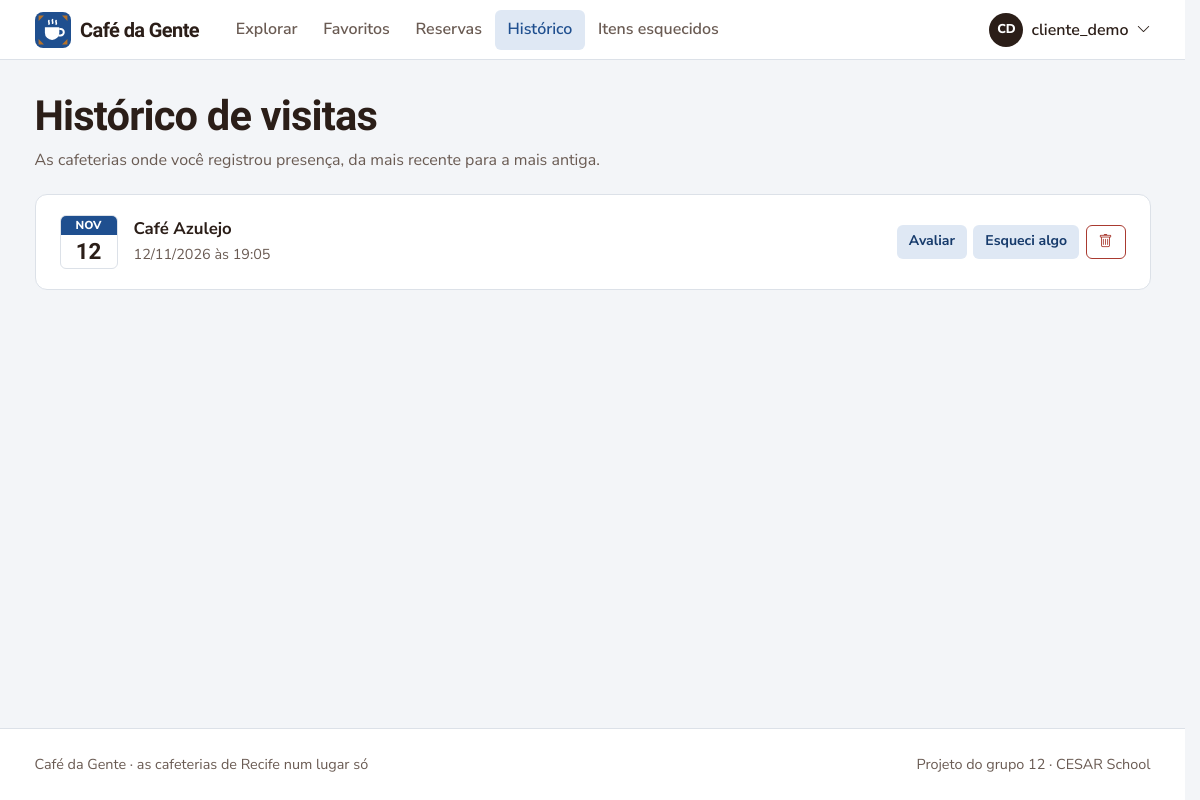
The app's page /historico/ (signed in) with its own data.
### coffee12app/models.py (models this page shows, shortened)
class CustomUser(AbstractUser):
    phone_number = models.CharField(max_length=15, blank=True)
    COFFEEADMIN = 'CM'
    CLIENT = 'CL'
    ZONANORTE = 'ZN'
    ZONASUL = 'ZS'
    ZONAOESTE = 'ZO'
    CENTRO = 'CE'
    NAOIDENTIFICAR = 'NI'
    ROLES = [
        (COFFEEADMIN, 'Administrador de Café'),
        (CLIENT, 'Cliente')
    ]
    LOCALIDADES = [
        (ZONANORTE, 'Zona Norte'),
        (ZONASUL, 'Zona Sul'),
        (ZONAOESTE, 'Zona Oeste'),
        (CENTRO, 'Centro'),
        (NAOIDENTIFICAR, 'Não Identificar')
    ]
    role = models.CharField(
        max_length=2,
        choices=ROLES,
        default=CLIENT,
    )
    localidade = models.CharField(
        max_length=2,
        choices=LOCALIDADES,
        default=NAOIDENTIFICAR,
    )
    cafeteria = models.ForeignKey('Estabelecimento', on_delete=models.PROTECT, null=True, blank=True)
    possui_estabelecimento = models.BooleanField(default=False)
    cafeteria_favorita = models.ManyToManyField('Estabelecimento', blank=True, related_name='cafeterias_favoritas')

class Historico(models.Model):
    user = models.ForeignKey(CustomUser, on_delete=models.CASCADE)
    cafeteria = models.ForeignKey(Estabelecimento, on_delete=models.CASCADE)
    visit_date = models.DateTimeField(default=timezone.now)

class Estabelecimento(models.Model):
    nome = models.CharField(max_length=100)
    endereco = models.CharField(max_length=200)
    telefone = models.CharField(max_length=15)
    proprietario = models.ForeignKey(CustomUser, on_delete=models.CASCADE)
    descricao_horario = models.CharField(max_length=200, default='')

### coffee12app/views.py (the view)
# urls.py: path('historico/', views.historico, name='historico'),
@apenas_clientes
def historico(request):
    visitas = Historico.objects.filter(user=request.user).select_related('cafeteria').order_by('-visit_date')
    return render(request, 'historico.html', {'historico': visitas})

### coffee12app/context_processors.py (called while the page is built, shortened)
def navegacao(request):
    user = getattr(request, 'user', None)
    match = getattr(request, 'resolver_match', None)
    contexto = {'rota_atual': match.url_name if match else ''}
    if not user or not user.is_authenticated:
        return contexto
    eh_dono = user.role == CustomUser.COFFEEADMIN
    contexto['eh_dono_cafe'] = eh_dono
    return contexto

### coffee12app/templatetags/cafe_tags.py (called while the page is built)
@register.filter
def iniciais(nome):
    partes = [p for p in str(nome).replace('_', ' ').replace('.', ' ').split() if p]
    if not partes:
        return '?'
    if len(partes) == 1:
        return partes[0][:2].upper()
    return (partes[0][0] + partes[-1][0]).upper()

### coffee12app/views.py (called while the page is built)
def apenas_clientes(view):
    @wraps(view)
    @login_required
    def wrapper(request, *args, **kwargs):
        if request.user.role != CustomUser.CLIENT:
            messages.info(request, 'Essa área é para clientes. Use o painel da sua cafeteria.')
            return redirect('homepagecafe')
        return view(request, *args, **kwargs)
    return wrapper

### templates/historico.html (shortened to what this page needs)
{% extends 'base.html' %}
{% block conteudo %}
<div class="container">
  <div class="cabecalho">
    <h1>Histórico de visitas</h1>
    <p>As cafeterias onde você registrou presença, da mais recente para a mais antiga.</p>
  </div>
  {% if historico %}
    <div class="painel py-1">
      <ul class="lista">
        {% for item in historico %}
          <li class="lista-item">
            <div class="data-bloco" aria-hidden="true">
              <div class="mes">{{ item.visit_date|date:"M"|upper }}</div>
              <div class="dia">{{ item.visit_date|date:"d" }}</div>
            </div>
            <div class="info">
              <strong><a href="{% url 'perfilCafeteria' item.cafeteria.id %}">{{ item.cafeteria.nome }}</a></strong>
              <span class="meta">{{ item.visit_date|date:"d/m/Y" }} às {{ item.visit_date|date:"H:i" }}</span>
            </div>
            <div class="acoes">
              <a class="btn btn-claro btn-sm" href="{% url 'feedback' item.cafeteria.id %}">Avaliar</a>
              <a class="btn btn-claro btn-sm" href="{% url 'solicitaritem' item.cafeteria.id %}">Esqueci algo</a>
              <form method="post" action="{% url 'remove_visit' item.id %}">{% csrf_token %}
                <button class="btn btn-perigo btn-sm" type="submit" aria-label="Remover visita: {{ item.cafeteria.nome }}"><i class="bi bi-trash" aria-hidden="true"></i></button>
              </form>
            </div>
          </li>
        {% endfor %}
      </ul>
    </div>
  {% endif %}
</div>
{% endblock %}

### templates/base.html (shortened to what this page needs)
{% load static cafe_tags %}<!doctype html>
<html lang="pt-BR">
<head>
  <link href="https://cdn.jsdelivr.net/npm/bootstrap@5.3.3/dist/css/bootstrap.min.css" rel="stylesheet">
  <link href="https://cdn.jsdelivr.net/npm/bootstrap-icons@1.11.3/font/bootstrap-icons.min.css" rel="stylesheet">
  <link href="{% static 'css/app.css' %}" rel="stylesheet">
</head>
<body>
  <header class="barra">
    <nav class="navbar navbar-expand-lg">
      <div class="container">
        {% if user.is_authenticated %}
          <a class="marca" href="{% if eh_dono_cafe %}{% url 'homepagecafe' %}{% else %}{% url 'homepage' %}{% endif %}">
        {% else %}
          <a class="marca" href="{% url 'inicio' %}">
        {% endif %}
            Café da Gente
          </a>
        {% if user.is_authenticated %}
          <div class="collapse navbar-collapse" id="menu">
            <ul class="navbar-nav ms-lg-4 me-auto">
              {% if eh_dono_cafe %}
                <li class="nav-item"><a class="nav-link {% if rota_atual == 'homepagecafe' %}ativo{% endif %}" href="{% url 'homepagecafe' %}">Painel</a></li>
                {% if minha_cafeteria %}
                  <li class="nav-item"><a class="nav-link {% if rota_atual == 'excluirPrato' or rota_atual == 'cadastrarPrato' or rota_atual == 'editarPrato' %}ativo{% endif %}" href="{% url 'excluirPrato' %}">Cardápio</a></li>
                  <li class="nav-item"><a class="nav-link {% if rota_atual == 'reserva_listar' %}ativo{% endif %}" href="{% url 'reserva_listar' %}">Reservas{% if nav_reservas_pendentes %}<span class="contador" title="pendentes">{{ nav_reservas_pendentes }}</span>{% endif %}</a></li>
                  <li class="nav-item"><a class="nav-link {% if rota_atual == 'solicitacoes' %}ativo{% endif %}" href="{% url 'solicitacoes' %}">Itens esquecidos{% if nav_itens_pendentes %}<span class="contador" title="pendentes">{{ nav_itens_pendentes }}</span>{% endif %}</a></li>
                  <li class="nav-item"><a class="nav-link {% if rota_atual == 'verFeedbacks' %}ativo{% endif %}" href="{% url 'verFeedbacks' minha_cafeteria.id %}">Avaliações</a></li>
                {% endif %}
              {% else %}
                <li class="nav-item"><a class="nav-link {% if rota_atual == 'homepage' %}ativo{% endif %}" href="{% url 'homepage' %}">Explorar</a></li>
                <li class="nav-item"><a class="nav-link {% if rota_atual == 'favoritos' %}ativo{% endif %}" href="{% url 'favoritos' %}">Favoritos</a></li>
                <li class="nav-item"><a class="nav-link {% if rota_atual == 'reserva_list' or rota_atual == 'reserva_update' %}ativo{% endif %}" href="{% url 'reserva_list' %}">Reservas</a></li>
                <li class="nav-item"><a class="nav-link {% if rota_atual == 'historico' %}ativo{% endif %}" href="{% url 'historico' %}">Histórico</a></li>
                <li class="nav-item"><a class="nav-link {% if rota_atual == 'listar_requisicoes_cliente' %}ativo{% endif %}" href="{% url 'listar_requisicoes_cliente' %}">Itens esquecidos</a></li>
              {% endif %}
            </ul>
            <div class="dropdown">
              <button class="btn p-0 border-0 d-flex align-items-center gap-2" type="button" data-bs-toggle="dropdown" aria-expanded="false">
                <span class="avatar" aria-hidden="true">{{ user.username|iniciais }}</span>
                <span class="fw-semibold">{{ user.username }}</span>
                <i class="bi bi-chevron-down small" aria-hidden="true"></i>
              </button>
            </div>
          </div>
        {% endif %}
      </div>
    </nav>
  </header>
  <main id="conteudo">
    {% block conteudo %}{% endblock %}
  </main>
  {% block rodape %}
  <footer class="rodape">
    <div class="container d-flex flex-wrap justify-content-between gap-2">
      <span>Café da Gente · as cafeterias de Recife num lugar só</span>
      <span>Projeto do grupo 12 · CESAR School</span>
    </div>
  </footer>
  {% endblock %}
</body>
</html>

### coffee12app/static/css/app.css (style rules this page uses)
:root { --porcelana: #F3F5F8; --superficie: #FFFFFF; --azulejo: #1F4F8F; --azulejo-escuro: #163A6B; --azulejo-claro: #DFE8F4; --torra: #2B1E18; --torra-suave: #6A5B53; --caramelo: #B5722A; --caramelo-claro: #F6E9D8; --folha: #2E7550; --folha-clara: #E2F1E8; --cereja: #A93A30; --cereja-clara: #F8E4E1; --linha: #DCE1E8; --fonte-titulo: 'Bricolage Grotesque', system-ui, sans-serif; --fonte-texto: 'Nunito Sans', system-ui, sans-serif; --raio-sm: 6px; --raio: 12px; --sombra: 0 1px 2px rgba(31, 79, 143, .06), 0 4px 16px rgba(31, 79, 143, .06); --bs-body-bg: var(--porcelana); --bs-body-color: var(--torra); --bs-body-font-family: var(--fonte-texto); --bs-link-color: var(--azulejo); --bs-link-color-rgb: 31, 79, 143; --bs-link-hover-color: var(--azulejo-escuro); --bs-link-hover-color-rgb: 22, 58, 107; --bs-border-color: var(--linha); --bs-primary: var(--azulejo); --bs-primary-rgb: 31, 79, 143; --bs-focus-ring-color: rgba(31, 79, 143, .3); }
body { font-family: var(--fonte-texto); font-size: 1rem; line-height: 1.6; color: var(--torra); background: var(--porcelana); min-height: 100vh; display: flex; flex-direction: column; }
main { flex: 1; }
h1, h2, h3, h4, .titulo { font-family: var(--fonte-titulo); font-weight: 700; letter-spacing: -0.02em; line-height: 1.15; color: var(--torra); }
h1 { font-size: clamp(1.9rem, 1.4rem + 2vw, 2.6rem); }
a { text-underline-offset: 3px; }
.btn { font-weight: 700; border-radius: var(--raio-sm); padding: .55rem 1.1rem; }
.btn-claro { background: var(--azulejo-claro); color: var(--azulejo-escuro); border: 0; }
.btn-perigo { background: transparent; color: var(--cereja); border: 1px solid currentColor; }
.btn-sm { padding: .35rem .75rem; font-size: .875rem; }
.barra { background: var(--superficie); border-bottom: 1px solid var(--linha); }
.barra .navbar { padding: .6rem 0; }
.marca { display: flex; align-items: center; gap: .6rem; font-family: var(--fonte-titulo); font-weight: 800; font-size: 1.25rem; color: var(--torra); text-decoration: none; letter-spacing: -0.03em; }
.barra .nav-link { color: var(--torra-suave); font-weight: 600; padding: .45rem .8rem !important; border-radius: var(--raio-sm); }
.barra .nav-link.ativo { color: var(--azulejo); background: var(--azulejo-claro); }
.avatar { width: 34px; height: 34px; border-radius: 50%; display: inline-grid; place-items: center; background: var(--torra); color: #fff; font-size: .8rem; font-weight: 800; }
.cabecalho { padding: 2rem 0 1.25rem; }
.cabecalho p { margin: .4rem 0 0; color: var(--torra-suave); }
.painel { background: var(--superficie); border: 1px solid var(--linha); border-radius: var(--raio); padding: 1.5rem; }
.lista { list-style: none; margin: 0; padding: 0; }
.lista-item { display: flex; align-items: center; gap: 1rem; padding: 1rem 0; flex-wrap: wrap; }
.lista-item .info { flex: 1 1 240px; min-width: 0; }
.lista-item .info strong { display: block; font-size: 1.05rem; }
.lista-item .meta { color: var(--torra-suave); font-size: .9rem; }
.lista-item .acoes { display: flex; gap: .4rem; flex-wrap: wrap; }
.data-bloco { flex: none; width: 58px; text-align: center; border: 1px solid var(--linha); border-radius: var(--raio-sm); overflow: hidden; line-height: 1.1; }
.data-bloco .mes { background: var(--azulejo); color: #fff; font-size: .72rem; font-weight: 800; padding: .2rem 0; }
.data-bloco .dia { font-family: var(--fonte-titulo); font-size: 1.4rem; font-weight: 800; padding: .25rem 0 .3rem; }
.rodape { margin-top: 4rem; border-top: 1px solid var(--linha); background: var(--superficie); padding: 1.5rem 0; font-size: .9rem; color: var(--torra-suave); }
html { scrollbar-gutter: stable; }
.lista-item .info strong a { color: inherit; text-decoration: none; }

### records on screen
CustomUser: username|iniciais "CD", username "cliente_demo"
Historico: visit_date "NOV", visit_date "12", cafeteria.nome "Café Azulejo", visit_date "12/11/2026", visit_date "19:05"
